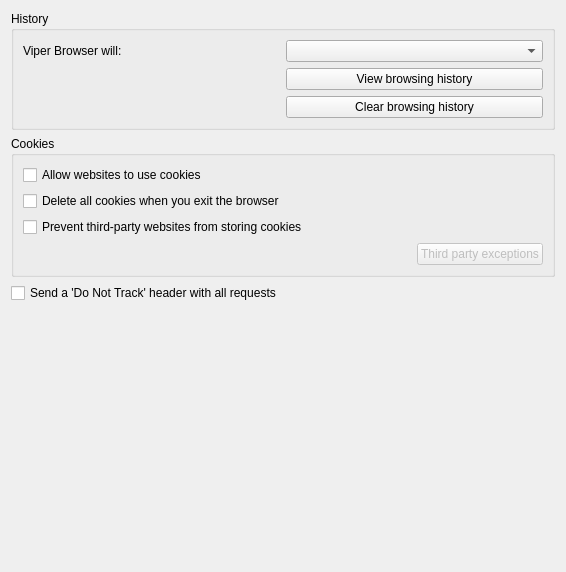
<?xml version="1.0" encoding="UTF-8"?>
<ui version="4.0">
 <class>PrivacyTab</class>
 <widget class="QWidget" name="PrivacyTab">
  <property name="geometry">
   <rect>
    <x>0</x>
    <y>0</y>
    <width>566</width>
    <height>572</height>
   </rect>
  </property>
  <property name="windowTitle">
   <string>Form</string>
  </property>
  <layout class="QVBoxLayout" name="verticalLayout">
   <item>
    <widget class="QGroupBox" name="groupBoxHistory">
     <property name="title">
      <string>History</string>
     </property>
     <layout class="QGridLayout" name="gridLayout">
      <item row="0" column="1">
       <widget class="QComboBox" name="comboBoxHistoryOptions"/>
      </item>
      <item row="0" column="0">
       <widget class="QLabel" name="labelHistory">
        <property name="text">
         <string>Viper Browser will:</string>
        </property>
        <property name="alignment">
         <set>Qt::AlignLeading|Qt::AlignLeft|Qt::AlignVCenter</set>
        </property>
       </widget>
      </item>
      <item row="1" column="1">
       <widget class="QPushButton" name="pushButtonViewHistory">
        <property name="text">
         <string>View browsing history</string>
        </property>
       </widget>
      </item>
      <item row="2" column="1">
       <widget class="QPushButton" name="pushButtonClearHistory">
        <property name="text">
         <string>Clear browsing history</string>
        </property>
       </widget>
      </item>
     </layout>
    </widget>
   </item>
   <item>
    <widget class="QGroupBox" name="groupBoxCookies">
     <property name="title">
      <string>Cookies</string>
     </property>
     <layout class="QVBoxLayout" name="verticalLayout_2">
      <item>
       <widget class="QCheckBox" name="checkBoxAllowCookies">
        <property name="text">
         <string>Allow websites to use cookies</string>
        </property>
       </widget>
      </item>
      <item>
       <widget class="QCheckBox" name="checkBoxRemoveCookiesOnExit">
        <property name="text">
         <string>Delete all cookies when you exit the browser</string>
        </property>
       </widget>
      </item>
      <item>
       <widget class="QCheckBox" name="checkBoxBlockThirdParties">
        <property name="text">
         <string>Prevent third-party websites from storing cookies</string>
        </property>
       </widget>
      </item>
      <item alignment="Qt::AlignRight">
       <widget class="QPushButton" name="pushButtonThirdPartyExceptions">
        <property name="enabled">
         <bool>false</bool>
        </property>
        <property name="maximumSize">
         <size>
          <width>200</width>
          <height>16777215</height>
         </size>
        </property>
        <property name="text">
         <string>Third party exceptions</string>
        </property>
       </widget>
      </item>
     </layout>
    </widget>
   </item>
   <item>
    <widget class="QCheckBox" name="checkBoxDoNotTrack">
     <property name="text">
      <string>Send a 'Do Not Track' header with all requests</string>
     </property>
    </widget>
   </item>
   <item>
    <spacer name="verticalSpacer">
     <property name="orientation">
      <enum>Qt::Vertical</enum>
     </property>
     <property name="sizeHint" stdset="0">
      <size>
       <width>20</width>
       <height>40</height>
      </size>
     </property>
    </spacer>
   </item>
  </layout>
 </widget>
 <resources/>
 <connections/>
</ui>
